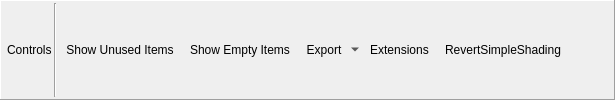
    <widget class="QFrame" name="toolbar">
     <property name="frameShape">
      <enum>QFrame::Panel</enum>
     </property>
     <property name="frameShadow">
      <enum>QFrame::Raised</enum>
     </property>
     <layout class="QHBoxLayout" name="toolbarLayout">
      <property name="spacing">
       <number>2</number>
      </property>
      <property name="leftMargin">
       <number>6</number>
      </property>
      <property name="topMargin">
       <number>2</number>
      </property>
      <property name="rightMargin">
       <number>6</number>
      </property>
      <property name="bottomMargin">
       <number>2</number>
      </property>
      <item>
       <widget class="QLabel" name="controlsLabel">
        <property name="text">
         <string>Controls</string>
        </property>
        <property name="margin">
         <number>4</number>
        </property>
       </widget>
      </item>
      <item>
       <widget class="Line" name="controlsLine">
        <property name="orientation">
         <enum>Qt::Vertical</enum>
        </property>
       </widget>
      </item>
      <item>
       <widget class="QToolButton" name="showUnused">
        <property name="toolTip">
         <string>Show items that are bound but not currently used by the pipeline.</string>
        </property>
        <property name="text">
         <string>Show Unused Items</string>
        </property>
        <property name="icon">
         <iconset resource="../../Resources/resources.qrc">
          <normaloff>:/page_white_delete.png</normaloff>:/page_white_delete.png</iconset>
        </property>
        <property name="checkable">
         <bool>true</bool>
        </property>
        <property name="toolButtonStyle">
         <enum>Qt::ToolButtonTextBesideIcon</enum>
        </property>
        <property name="autoRaise">
         <bool>true</bool>
        </property>
       </widget>
      </item>
      <item>
       <widget class="QToolButton" name="showEmpty">
        <property name="toolTip">
         <string>Show pipeline bindings which are completely empty and have nothing bound</string>
        </property>
        <property name="text">
         <string>Show Empty Items</string>
        </property>
        <property name="icon">
         <iconset resource="../../Resources/resources.qrc">
          <normaloff>:/page_white_database.png</normaloff>:/page_white_database.png</iconset>
        </property>
        <property name="checkable">
         <bool>true</bool>
        </property>
        <property name="toolButtonStyle">
         <enum>Qt::ToolButtonTextBesideIcon</enum>
        </property>
        <property name="autoRaise">
         <bool>true</bool>
        </property>
       </widget>
      </item>
      <item>
       <widget class="QToolButton" name="exportDrop">
        <property name="toolTip">
         <string>Export the current pipeline state to an HTML file or Fossilize database</string>
        </property>
        <property name="text">
         <string>Export</string>
        </property>
        <property name="icon">
         <iconset resource="../../Resources/resources.qrc">
          <normaloff>:/save.png</normaloff>:/save.png</iconset>
        </property>
        <property name="checkable">
         <bool>false</bool>
        </property>
        <property name="popupMode">
         <enum>QToolButton::MenuButtonPopup</enum>
        </property>
        <property name="toolButtonStyle">
         <enum>Qt::ToolButtonTextBesideIcon</enum>
        </property>
        <property name="autoRaise">
         <bool>true</bool>
        </property>
       </widget>
      </item>
      <item>
       <widget class="QToolButton" name="extensions">
        <property name="text">
         <string>Extensions</string>
        </property>
        <property name="icon">
         <iconset resource="../../Resources/resources.qrc">
          <normaloff>:/plugin.png</normaloff>:/plugin.png</iconset>
        </property>
        <property name="toolButtonStyle">
         <enum>Qt::ToolButtonTextBesideIcon</enum>
        </property>
        <property name="autoRaise">
         <bool>true</bool>
        </property>
       </widget>
      </item>
      <item>
       <widget class="QToolButton" name="revertSimpleShading">
        <property name="toolTip">
         <string>Revert if use Simple Shading</string>
        </property>
        <property name="text">
         <string>RevertSimpleShading</string>
        </property>
        <property name="icon">
         <iconset resource="../../Resources/resources.qrc">
          <normaloff>:/page_white_database.png</normaloff>:/page_white_database.png</iconset>
        </property>
        <property name="checkable">
         <bool>true</bool>
        </property>
        <property name="toolButtonStyle">
         <enum>Qt::ToolButtonTextBesideIcon</enum>
        </property>
        <property name="autoRaise">
         <bool>true</bool>
        </property>
       </widget>
      </item>
      <item>
       <spacer name="horizontalSpacer">
        <property name="orientation">
         <enum>Qt::Horizontal</enum>
        </property>
        <property name="sizeHint" stdset="0">
         <size>
          <width>40</width>
          <height>20</height>
         </size>
        </property>
       </spacer>
      </item>
     </layout>
    </widget>
